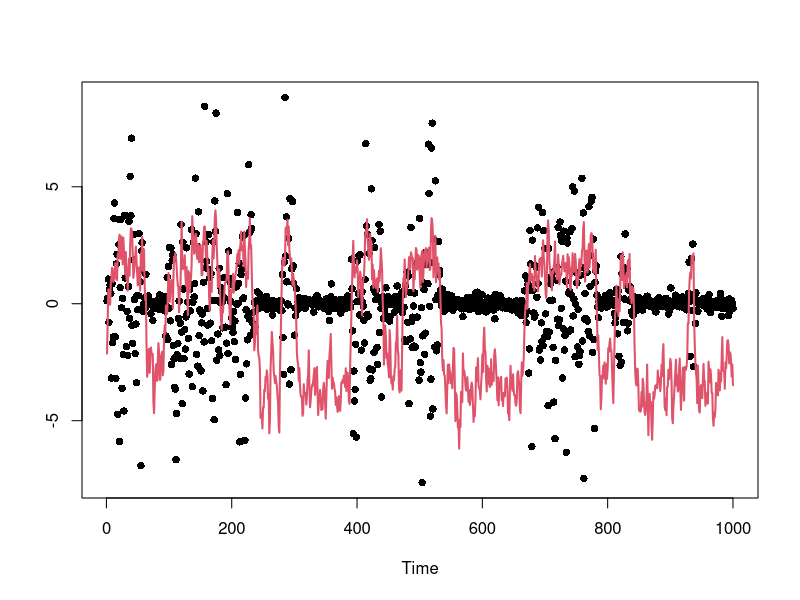
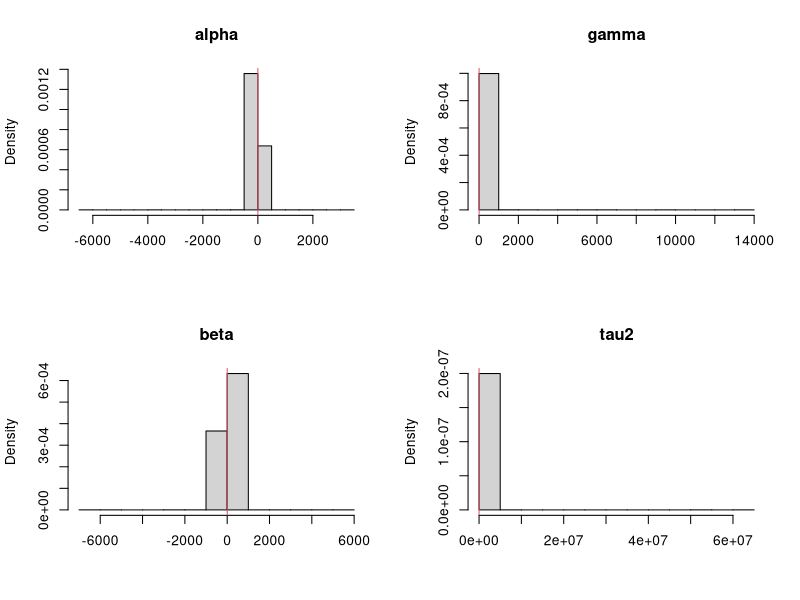

R code for these plots, in order: (Note: this script raises an error after producing the figures.)
library(msm)
svm.pl = function(y,alphas,betas,tau2s,ps,qs,xs,zs){#,b0,B0,c0,d0){
  n      = length(y)
  
  N      = length(xs)
  nmix   = 7  
  mu     = matrix(c(-11.40039,-5.24321,-9.83726,1.50746,-0.65098,0.52478,-2.35859),
                  N,nmix,byrow=TRUE)
  sig2   = matrix(c(5.795960,2.613690,5.179500,0.167350,0.640090,0.340230,1.262610),
                  N,nmix,byrow=TRUE)
  q      = matrix(c(0.007300,0.105560,0.000020,0.043950,0.340010,0.245660,0.257500),
                  N,nmix,byrow=TRUE) 

  quants = array(0,c(n,8,3))
  z      = log(y^2)
#   z = y
  s      = matrix(0,N,15)
  zmean=rep(0,n)
  
  s[,1] = 1/B0[1]
  s[,2] = 0
  s[,3] = 0
  s[,4] = 1/B0[2]
  s[,5] = 0
  s[,6] = 1/B0[2]
  s[,7] = s[,1]*b0[1]+s[,2]*b0[2]+s[,3]*b0[3]
  s[,8] = s[,2]*b0[1]+s[,4]*b0[2]+s[,5]*b0[3]
  s[,9] = s[,3]*b0[1]+s[,5]*b0[2]+s[,6]*b0[3]
  s[,10] = c0
  s[,11] = d0
  s[,12] = 0
  s[,13] = 0
  s[,14] = 0
  s[,15] = 0
  blk.A = s[,4]*s[,6] - s[,5]^2
  blk.B = -(s[,2]*s[,6]-s[,3]*s[,5])
  blk.C = s[,2]*s[,5]-s[,3]*s[,5]
  #   blk.D = blk.B
  blk.E = s[,1]*s[,6]-s[,3]^2
  blk.F = -(s[,3]*s[,5]-s[,2]*s[,3])
  #   blk.G = blk.C
  #   blk.H = blk.F
  blk.I  = s[,1]*s[,4]-s[,2]^2
  
  m    = s[,1]*blk.A + s[,2] * blk.B + s[,3] * blk.C
  b1   = (s[,7]*blk.A + s[,8] * blk.B + s[,9] * blk.C)/m
  b2   = (s[,7]*blk.B + s[,8] * blk.E + s[,9] * blk.F)/m
  b3   = (s[,7]*blk.C + s[,8] * blk.F + s[,9] * blk.I)/m
  
  for (t in 1:n){
    #print(t)
    mus1    = matrix(alphas+gammas+betas*xs,N,nmix)
    mus    = matrix(alphas+betas*xs,N,nmix)
    #     print(mus[1,])
    #     scan(n=1)
#     probs  = q*dnorm(z[t],mus+mu,sqrt(sig2+tau2s))
    switch1 = qs*zs + (1-zs)*(1-ps)
    switch0 = (1-zs)*ps + zs*(1-qs)
    left = q*(dnorm(z[t],mus1+mu,sqrt(sig2+tau2s)))
    right = q*(dnorm(z[t],mus+mu,sqrt(sig2+tau2s)))
    probs = left*switch1+right*switch0
    lefts = apply(left,1,sum)
    rights = apply(right,1,sum)
#     weight = apply(probs,1,sum)
    weight = lefts*switch1+rights*switch0
#     scan(n=1)
    k      = sample(1:N,size=N,replace=TRUE,prob=weight)
    #     print(probs[1,])
    #     scan(n=1)
    
    xs1    = xs[k]
    zs1    = zs[k]
    probs  = probs[k,]
    mus    = mus[k,]
    mus1   = mus1[k,]
    alphas = alphas[k]
    gammas = gammas[k]
    betas  = betas[k]
    tau2s  = tau2s[k]
    ps = ps[k]
    qs = qs[k]
    so     = s[k,]
    b1o  = b1[k]
    b2o  = b2[k]    
    b3o  = b3[k]
    
    
    zero.index = zs1 == 0
    one.index = zs1 == 1
    ll = sum(zero.index)
    
    switch1 = qs*zs + (1-zs)*(1-ps)
    switch0 = (1-zs)*ps + zs*(1-qs)
    
    #     zs = zz[t+1,]
    pp = lefts[k]*switch1/weight[k]
    qq = rights[k]*switch0/weight[k]
    
    
#     print(sum(pp<1))
#     print(sum(qq<1))
    
    zs[zero.index]     = rbinom(ll,1,1-pp[zero.index])
    zs[one.index]      = rbinom(N-ll,1,qq[one.index])

#     scan(n=1)
#     print(zs)
    tau2ss = matrix(tau2s,N,nmix)
    vars   = 1/(1/sig2+1/tau2ss)
    sds    = sqrt(vars)
    mus = matrix(alphas+gammas*zs+betas*xs,N,nmix)
    means  = vars*((z[t]-mu)/sig2 + mus/tau2ss)
    for (i in 1:N){
      comp  = sample(1:nmix,size=1,prob=probs[i,])
      xs[i] = rnorm(1,means[i,comp],sds[i,comp])
    }
    

    
    s[,1]  = so[,1] + 1
    s[,2]  = so[,2] + zs1
    s[,3]  = so[,3] + xs1
    s[,4]  = so[,4] + zs1^2
    s[,5]  = so[,5] + zs1*xs1
    s[,6]  = so[,6] + xs1^2
    s[,7]  = so[,7] + xs
    s[,8]  = so[,8] + xs*zs1
    s[,9]  = so[,9] + xs*xs1
    s[,10]  = so[,10] + 1
    
    s[zero.index,12] = so[zero.index,12]+zs1[zero.index]-zs[zero.index]+1
    s[zero.index,13] = so[zero.index,13]+zs[zero.index]
    s[one.index,14] = so[one.index,14]+zs1[one.index]-zs[one.index]
    s[one.index,15] = so[one.index,15]+zs[one.index]-zs1[one.index]+1
    
    blk.A = s[,4]*s[,6] - s[,5]^2
    blk.B = -(s[,2]*s[,6]-s[,3]*s[,5])
    blk.C = s[,2]*s[,5]-s[,3]*s[,4]
    #   blk.D = blk.B
    blk.E = s[,1]*s[,6]-s[,3]^2
    blk.F = -(s[,1]*s[,5]-s[,2]*s[,3])
    #   blk.G = blk.C
    #   blk.H = blk.F
    blk.I  = s[,1]*s[,4]-s[,2]^2
      
    
    # determinant of Binv matrix
    m    = s[,1]*blk.A + s[,2] * blk.B + s[,3] * blk.C
    
    # b_{t} =  inv(Binv_{t}) x (Binv_{t-1} * b_{t-1})     
    b1   = (s[,7]*blk.A + s[,8] * blk.B + s[,9] * blk.C)/m
    b2   = (s[,7]*blk.B + s[,8] * blk.E + s[,9] * blk.F)/m
    b3   = (s[,7]*blk.C + s[,8] * blk.F + s[,9] * blk.I)/m
    
    s[,11]  = so[,11] + (xs-b1-b2*zs1-b3*xs1)*xs + (b1o-b1)*so[,7]+(b2o-b2)*so[,8]+(b3o-b3)*so[,9]

    tau2s  = 1/rgamma(N,s[,10]/2,s[,11]/2)
    std    = sqrt(tau2s/m)
    
    norm   = cbind(rnorm(N,0,std),rnorm(N,0,std),rnorm(N,0,std))
    
    # cholesky decomposition of B, thus inv(Binv)    
    L11 = sqrt(blk.A)
    L21 = blk.B/L11
    L31 = blk.C/L11
  
    L22 = sqrt(blk.E - L21^2)
    L32 = (blk.F-L31*L21)/L22

    L33 = sqrt(blk.I - L31^2 - L32^2)
    
    alphas = b1 + L11*norm[,1]
    gammas = b2 + L21*norm[,1]+L22*norm[,2]
    #     gamma.mean = b2[b2>0]
    
    #     gammas = rtnorm(N,mean=b2,lower=0)
    betas  = b3 + L31*norm[,1] + L32 * norm[,2] + L33 * norm[,3]
    
        gamma.mean = b2 - 1/s[,4]*(s[,2]*(alphas-b1)+s[,5]*(betas-b3))
        gammas = rtnorm(N,gamma.mean,sd = sqrt(tau2s/s[,4]),lower=0)
    
    ps = rbeta(N,s[,12]+1,s[,13]+1)
    qs = rbeta(N,s[,15]+1,s[,14]+1)
    
    # Storing quantiles
    quants[t,1,] = quantile(alphas,c(0.025,0.5,0.975))
    quants[t,2,] = quantile(gammas,c(0.025,0.5,0.975))
    quants[t,3,] = quantile(betas,c(0.025,0.5,0.975))  
    quants[t,4,] = quantile(tau2s,c(0.025,0.5,0.975))  
    quants[t,5,] = quantile(ps,c(0.025,0.5,0.975))  
    quants[t,6,] = quantile(qs,c(0.025,0.5,0.975))  
    quants[t,7,] = quantile(zs,c(0.025,0.5,0.975))
    quants[t,8,] = quantile(exp(xs/2),c(0.025,0.5,0.975))
    zmean[t] =  mean(zs)
  }
  return(list(quants=quants,zmean=zmean))
}
PL = function(y,alphas,betas,tau2s,ps,qs,xs,zs){
  n      = length(y)
  N      = length(xs)
  quants = array(0,c(n,7,3))
  
  
  
#   zz = matrix(zs,n,N)
  s  = matrix(0,N,15)
  # matrix Binv looks like
  # | s1   s2    s3 |
  # | s2   s4    s5 |
  # | s3   s5    s6 |
  
  s[,1] = 1/B0[1]
  s[,2] = 0
  s[,3] = 0
  s[,4] = 1/B0[2]
  s[,5] = 0
  s[,6] = 1/B0[2]
  s[,7] = s[,1]*b0[1]+s[,2]*b0[2]+s[,3]*b0[3]
  s[,8] = s[,2]*b0[1]+s[,4]*b0[2]+s[,5]*b0[3]
  s[,9] = s[,3]*b0[1]+s[,5]*b0[2]+s[,6]*b0[3]
  s[,10] = c0
  s[,11] = d0
  s[,12] = 1
  s[,13] = 1
  s[,14] = 1
  s[,15] = 1
  
  blk.A = s[,4]*s[,6] - s[,5]^2
  blk.B = -(s[,2]*s[,6]-s[,3]*s[,5])
  blk.C = s[,2]*s[,5]-s[,3]*s[,5]
#   blk.D = blk.B
  blk.E = s[,1]*s[,6]-s[,3]^2
  blk.F = -(s[,3]*s[,5]-s[,2]*s[,3])
#   blk.G = blk.C
#   blk.H = blk.F
  blk.I  = s[,1]*s[,4]-s[,2]^2

  m    = s[,1]*blk.A + s[,2] * blk.B + s[,3] * blk.C
  b1   = (s[,7]*blk.A + s[,8] * blk.B + s[,9] * blk.C)/m
  b2   = (s[,7]*blk.B + s[,8] * blk.E + s[,9] * blk.F)/m
  b3   = (s[,7]*blk.C + s[,8] * blk.F + s[,9] * blk.I)/m
  

  for (t in 1:n){
#     zs = zz[t,]
    # Resampling
    mus    = alphas+gammas+betas*xs
    stdevs = exp(mus/2)
    stdevs1 = exp((alphas+betas*xs)/2)
    weight = dnorm(y[t],0,stdevs)*(qs+(1-zs)*(1-ps)) + dnorm(y[t],0,stdevs1)*((1-zs)*ps+zs*(1-qs))
#     weight = dnorm(y[t],0,stdevs)
    k      = sample(1:N,size=N,replace=T,prob=weight)
    alphas = alphas[k]
    betas  = betas[k]
    tau2s  = tau2s[k]
    gammas = gammas[k]
    ps = ps[k]
    qs = qs[k]
    
    mus    = mus[k]
    xs1    = xs[k]
    zs1    = zs[k]
    sig2s = exp(xs1)
    # Propagating
    vars   = 1/(1/sig2s+1/tau2s)
    sds    = sqrt(vars)
    means  =  vars*(mus/tau2s +y[t]/sig2s)
    zero.index = zs1 == 0
    one.index = zs1 == 1
    ll = sum(zero.index)
    #     zs = zz[t+1,]
    zs[zero.index]     = rbinom(ll,1,1-ps[zero.index])
    zs[one.index]      = rbinom(N-ll,1,qs[one.index])
#     mus    = alphas+gammas*zs+betas*xs1
    xs     = rnorm(N,means,sds)
    xs = alphas+betas*xs + gammas*zs + rnorm(N,0,sqrt(tau2s))

#     print(zs)
#     print(qs)
#     print(ps)
    so     = s[k,]
#     print(s[,12:15])
#     print(so[,12:15])
#     print(k)
#     scan(n=1)
    b1o  = b1[k]
    b2o  = b2[k] 
    b3o  = b3[k]
    # Updating sufficient stats
    s[,1]  = so[,1] + 1
    s[,2]  = so[,2] + zs1
    s[,3]  = so[,3] + xs1
    s[,4]  = so[,4] + zs1^2
    s[,5]  = so[,5] + zs1*xs1
    s[,6]  = so[,6] + xs1^2
    s[,7]  = so[,7] + xs
    s[,8]  = so[,8] + xs*zs1
    s[,9]  = so[,9] + xs*xs1
    s[,10]  = so[,10] + 1
    
    s[zero.index,12] = so[zero.index,12]+zs1[zero.index]-zs[zero.index]+1
    s[zero.index,13] = so[zero.index,13]+zs[zero.index]
    s[one.index,14] = so[one.index,14]+zs1[one.index]-zs[one.index]
    s[one.index,15] = so[one.index,15]+zs[one.index]-zs1[one.index]+1
#     
#     print(s[,12:15])
#     print(zs1)
#     print(zs)
#     print(zs1[zero.index]-zs[zero.index]+1)
#     print(zs[zero.index])
#     print(zs1[one.index]-zs[one.index])
#     print(zs[one.index]-zs1[one.index]+1)
#     scan(n=1)
    blk.A = s[,4]*s[,6] - s[,5]^2
    blk.B = -(s[,2]*s[,6]-s[,3]*s[,5])
    blk.C = s[,2]*s[,5]-s[,3]*s[,4]
    #   blk.D = blk.B
    blk.E = s[,1]*s[,6]-s[,3]^2
    blk.F = -(s[,1]*s[,5]-s[,2]*s[,3])
    #   blk.G = blk.C
    #   blk.H = blk.F
    blk.I  = s[,1]*s[,4]-s[,2]^2
    
    
#     ti = scan(n=1)
#     print(s[ti,])
    
    
    # determinant of Binv matrix
    m    = s[,1]*blk.A + s[,2] * blk.B + s[,3] * blk.C
    
#     AA = matrix(c(s[ti,1],s[ti,2],s[ti,3],s[ti,2],s[ti,4],s[ti,5],s[ti,3],s[ti,5],s[ti,6]),3,3)
#     
#     print(solve(AA))
#     print(AA)
#     print(matrix(c(blk.A[ti],blk.B[ti],blk.C[ti], blk.B[ti],blk.E[ti], blk.F[ti], blk.C[ti], blk.F[ti], blk.I[ti]),3,3)/m[ti])
#      print(c(blk.A[1]/m[1],blk.B[1]/m[1],blk.C[1]/m[1]))
#      print(solve(AA))
    # b_{t} =  inv(Binv_{t}) x (Binv_{t-1} * b_{t-1})     
    b1   = (s[,7]*blk.A + s[,8] * blk.B + s[,9] * blk.C)/m
    b2   = (s[,7]*blk.B + s[,8] * blk.E + s[,9] * blk.F)/m
    b3   = (s[,7]*blk.C + s[,8] * blk.F + s[,9] * blk.I)/m
#

#     print('b2')
#     print((s[,7]*blk.B)[ti])
# print((blk.F)[ti])
# print((s[,9])[ti])
#     print(m[ti])
#     print(b2[ti])
#     F.new = rbind(1,zs1[ti],xs1[ti])
#     C.old = diag(B0,3)
#     Q = 1
# #     print(zs1[ti])
#     D1 = t(F.new) %*% C.old%*% F.new + Q 
#       
#       
#       #       C0 = diag(B0,2)
#       #       print( C0 %*%F.new[,j]  %*% solve(D1) %*% (xs[1]-t(F.new[,j])%*%b0))
#       CF = C.old %*% F.new
# #       
#       D.new = t(F.new)  %*% CF +Q
#       D.inv = solve(D.new)
# #       print(D.inv)
#     
#       m.old = b0
# #       print(D.new)
# #       print(CF %*% D.inv %*% (xs[j]-t(F.new[,j]) %*% m.old[j,]))
# #       m.old = m.old + CF %*% D.inv %*% (xs[1]-t(F.new) %*% m.old)
# #     print(D.inv %*% (xs[3]-t(F.new) %*% m.old))
#     
#       C.old = C.old - CF %*% D.inv  %*% t(F.new) %*% C.old
#       d0 = d0 + t(xs[ti]-t(F.new)%*% m.old)%*% D.inv %*% (xs[ti]-t(F.new) %*% m.old)
#     m.old = m.old + CF %*% D.inv %*% (xs[ti]-t(F.new) %*% m.old)
#     print(d0)
#     print(C.old)
#     print(chol(C.old))
#     print(m.old)
#     print(c(b1[ti],b2[ti],b3[ti]))
#     print(F.new)
#     print(m.old)
#     print(c(b1o[3],b2o[3],b3o[3]))
#     print(c(zs1[3],xs1[3]))
#     print(((xs-b1-b2*zs1-b3*xs1)*xs+(b1o-b1)*so[,7]+(b2o-b2)*so[,8]+(b3o-b3)*so[,9])[3])
#       print(m.old)
#     print(c(b1[1],b2[1],b3[1]))
#     scan(n=1)
#     
    #print(xs)
    s[,11]  = so[,11] + (xs-b1-b2*zs1-b3*xs1)*xs + (b1o-b1)*so[,7]+(b2o-b2)*so[,8]+(b3o-b3)*so[,9]
#     print(s[ti,11])
    tau2s  = 1/rgamma(N,s[,10]/2,s[,11]/2)
    std    = sqrt(tau2s/m)
    
    norm   = cbind(rnorm(N,0,std),rnorm(N,0,std),rnorm(N,0,std))
    
    # cholesky decomposition of B, thus inv(Binv)
    
    L11 = sqrt(blk.A)
#     print(L11[ti])
    L21 = blk.B/L11
#     print(L21[ti])
    L31 = blk.C/L11
#     print(L31[ti])
    
    L22 = sqrt(blk.E - L21^2)
#     print(L22[ti])
    L32 = (blk.F-L31*L21)/L22
#     print(L32[ti])
    L33 = sqrt(blk.I - L31^2 - L32^2)
#     print(L33[ti]))
    
    alphas = b1 + L11*norm[,1]
    gammas = b2 + L21*norm[,1]+L22*norm[,2]
#     gamma.mean = b2[b2>0]
    
#     gammas = rtnorm(N,mean=b2,lower=0)
    betas  = b3 + L31*norm[,1] + L32 * norm[,2] + L33 * norm[,3]
    
#     gamma.mean = b2 - 1/s[,4]*(s[,2]*(alphas-b1)+s[,5]*(betas-b3))
#     gammas = rtnorm(N,gamma.mean,sd = sqrt(tau2s/s[,4]),lower=0)
    
    ps = rbeta(N,s[,12]+1,s[,13]+1)
    qs = rbeta(N,s[,15]+1,s[,14]+1)
    # Storing quantiles
    quants[t,1,] = quantile(alphas,c(0.025,0.5,0.975))
    quants[t,2,] = quantile(gammas,c(0.025,0.5,0.975))
    quants[t,3,] = quantile(betas,c(0.025,0.5,0.975))  
    quants[t,4,] = quantile(tau2s,c(0.025,0.5,0.975))  
    quants[t,5,] = quantile(ps,c(0.025,0.5,0.975))  
    quants[t,6,] = quantile(qs,c(0.025,0.5,0.975))  
    quants[t,7,] = quantile(zs,c(0.025,0.5,0.975))

  }
  
  return(quants)
}

# Simulated data
# set.seed(98765)
n     =  1000
alpha =  -1
gamma = 1.5
beta  =  0.7
tau2  =  .4
sig2  =  1.0
tau   = sqrt(tau2)
p0 = .99
q0 = .985

x     = rep(alpha/(1-beta),n+1)
S = rep(0,n+1)
S[1] = rbinom(1,1,p0/(1-q0)/100)
true  = c(alpha,gamma,beta,tau2,p0,q0)
names = c("alpha","gamma","beta","tau2","p","q")


for (t in 2:(n+1))
  {
  if (S[t-1] == 0)
    S[t] = rbinom(1,1,1-p0)
  if (S[t-1] == 1)
    S[t] = rbinom(1,1,q0)

  x[t] = alpha+gamma*S[t]+beta*x[t-1]+tau*rnorm(1)}
x = x[2:(n+1)]
y = rnorm(n,0,exp(x/2))
# print(S)
par(mfrow=c(1,1))
plot(y,ylim=range(x,y),xlab="Time",ylab="",main="",pch=16)
lines(x,col=2,lwd=2)

# data = read.csv('OILPRICE.csv')
# prices = data[,2]
# n = length(prices)
# returns = diff(prices)/prices[1:(n-1)]
# logreturns = log(prices[2:n]/prices[1:(n-1)])[300:(n-1)]
# n = length(logreturns)
# y = returns[300:n]+rnorm(n-299,0,.00001)
# Prior hyperparameters
# ---------------------
m0    = 0.0


C0 = 10
c0    = 1
d0    = 1
tau20 = tau2
b0    = c(alpha,gamma,beta)
B0    = c(1,1,1)/tau20
sC0   = sqrt(C0)
sB0   = sqrt(B0)

# ONE LONG PL FILTER
# ------------------
# set.seed(246521)
N      = 10000
xs     = rnorm(N,m0,sC0)
zs = rbinom(N,1,.5)
tau2s  = 1/rgamma(N,c0/2,d0/2)
taus   = sqrt(tau2s)
alphas = rnorm(N,b0[1],taus*sB0[1])
gammas = rtnorm(N,b0[2],taus*sB0[2],lower=0)
betas  = rnorm(N,b0[3],taus*sB0[3])
ps  = rbeta(N,1,1)
qs = rbeta(N,1,1)
pars   = cbind(alphas,gammas,betas,tau2s,ps,qs)
par(mfrow=c(2,2))
for (i in 1:4){
  hist(pars[,i],prob=TRUE,xlab="",main=names[i])
  abline(v=true[i],col=2)
}
print(date())
# plm    = PL(y,alphas,betas,tau2s,ps,qs,xs,zs)
out   = svm.pl(y,alphas,betas,tau2s,ps,qs,xs,zs)
plm = out$quants

print(date())
cols = c(grey(0.5),1,grey(0.5))
ind  = 20:length(y)
n1   = length(ind)
par(mfrow=c(3,2))
for (i in 1:6){
  ts.plot(plm[ind,i,],xlab="",ylab="",main=names[i],col=cols,ylim=range(plm[ind,i,]))
  abline(h=true[i],lty=2)
}


# par(mfrow=c(1,1))
# ts.plot(cbind(2*plm[,8,2],-2*plm[,8,2]))
# lines(returns*100,col='red')

# ts.plot(out$zmean)
# par(mfrow=c(1,1))
# ts.plot(plm[,7,2],xlab="",ylab="",main="states",col=1,ylim=c(-1,2),lwd=2)
# points(S[2:(n+1)],col='red',ylim=c(-1,2),lwd=1)


# Particle filters
# ----------------
# set.seed(246521)
# N    = 1000
# nsim = 100
# a    = 0.95
# qs   = array(0,c(nsim,n,4,3))
# for (s in 1:nsim){
#   print(s)
#   xs         = rnorm(N,m0,sC0)
#   tau2s      = 1/rgamma(N,c0/2,d0/2)
#   taus       = sqrt(tau2s)
#   alphas     = rnorm(N,b0[1],taus*sB0[1])
#   betas      = rnorm(N,b0[2],taus*sB0[2])
# #   qs[1,s,,,] = LW(y,alphas,betas,tau2s,sig2s,xs,a)
# #   qs[2,s,,,] = Storvik(y,alphas,betas,tau2s,sig2s,xs)
#   qs[s,,,] = PL(y,alphas,betas,tau2s,xs) 
# }
# 
# 
# 
# cols = c(grey(0.5),1,grey(0.5))
# ind  = 10:n
# n1   = length(ind)
# par(mfrow=c(2,2))
# for (i in 1:4){
#   ts.plot(qs[50,,i,],xlab="",ylab="",main=names[i],col=cols,ylim=range(plm[ind,i,]))
#   abline(h=true[i],lty=2)
# }
# 
# 
# # Mean square error
# quants = c("2.5th","50th","97.5th")
# filter = "PL"
# mse    = array(0,c(n1,4,3))
#   for (k in 1:3) 
#     for (i in 1:nsim) 
#       mse[,k,]=mse[,k,]+(qs[i,ind,k,]-plm[ind,k,])^2
# sq.mse = sqrt(mse/nsim)  
# 
# 
# cols = c(grey(0.75),grey(0.5),grey(0.75))
# #cols = c(3,2,5)
# par(mfrow=c(3,1))
# for (k in 1:3){
#   L = min(qs[,ind,k,])
#   U = max(qs[,ind,k,])
# 
#     plot(qs[1,,k,1],ylab=names[k],xlab="Time",main=filter,ylim=c(L,U),type="l",col=cols[1])
#     for (i in c(1,3,2)) for (j in 1:nsim) lines(qs[j,,k,i],col=cols[i])
#     for (i in c(1,3,2)) lines(plm[,k,i],lwd=1,col=1)  
#   
# }  
# 
# 
# 
# cols = c(grey(0.3),gray(0.5),grey(0.7))
# U    = c(0.275,0.175,0.45,1.25)
# par(mfrow=c(2,2))
# for (i in 1:3){
#   boxplot(sq.mse[1,,i,1],sq.mse[2,,i,1],sq.mse[3,,i,1],
#           sq.mse[1,,i,2],sq.mse[2,,i,2],sq.mse[3,,i,2],
#           sq.mse[1,,i,3],sq.mse[2,,i,3],sq.mse[3,,i,3],
#           outline=FALSE,ylab="Root MSE",xlab="Percentile",axes=FALSE,col=cols,ylim=c(0,U[i]))
#   axis(2);axis(1,at=c(2,5,8),lab=quants);box()
#   abline(v=3.5)
#   abline(v=6.5)
#   title(names[i])
# }
# #legend(0.5,1.2,legend=filters,col=cols,cex=1.25,lwd=c(4,4,4),lty=c(1,1,1),bty="n")
# 
# 





################ ETC
# 
# for (j in 1:N){
#   D1 = F.new[,j] %*% C.old[j,,]%*% F.new[,j] + Q 
#   
#   print(D1)
#   #       C0 = diag(B0,2)
#   #       print( C0 %*%F.new[,j]  %*% solve(D1) %*% (xs[1]-t(F.new[,j])%*%b0))
#   CF = C.old[j,,] %*% F.new[,j]
#   
#   D.new = t(F.new[,j])  %*% CF +Q
#   D.inv = solve(D.new)
#   print(D.new)
#   print(CF %*% D.inv %*% (xs[j]-t(F.new[,j]) %*% m.old[j,]))
#   m.old[j,] = m.old[j,] + CF %*% D.inv %*% (xs[j]-t(F.new[,j]) %*% m.old[j,])
#   C.old[j,,] = C.old[j,,] - CF %*% D.inv  %*% t(F.new[,j]) %*% C.old[j,,]
#   print(m.old[1,])
#   print(b1[1])
#   print(b2[1])
#   scan(n=1)
# }
